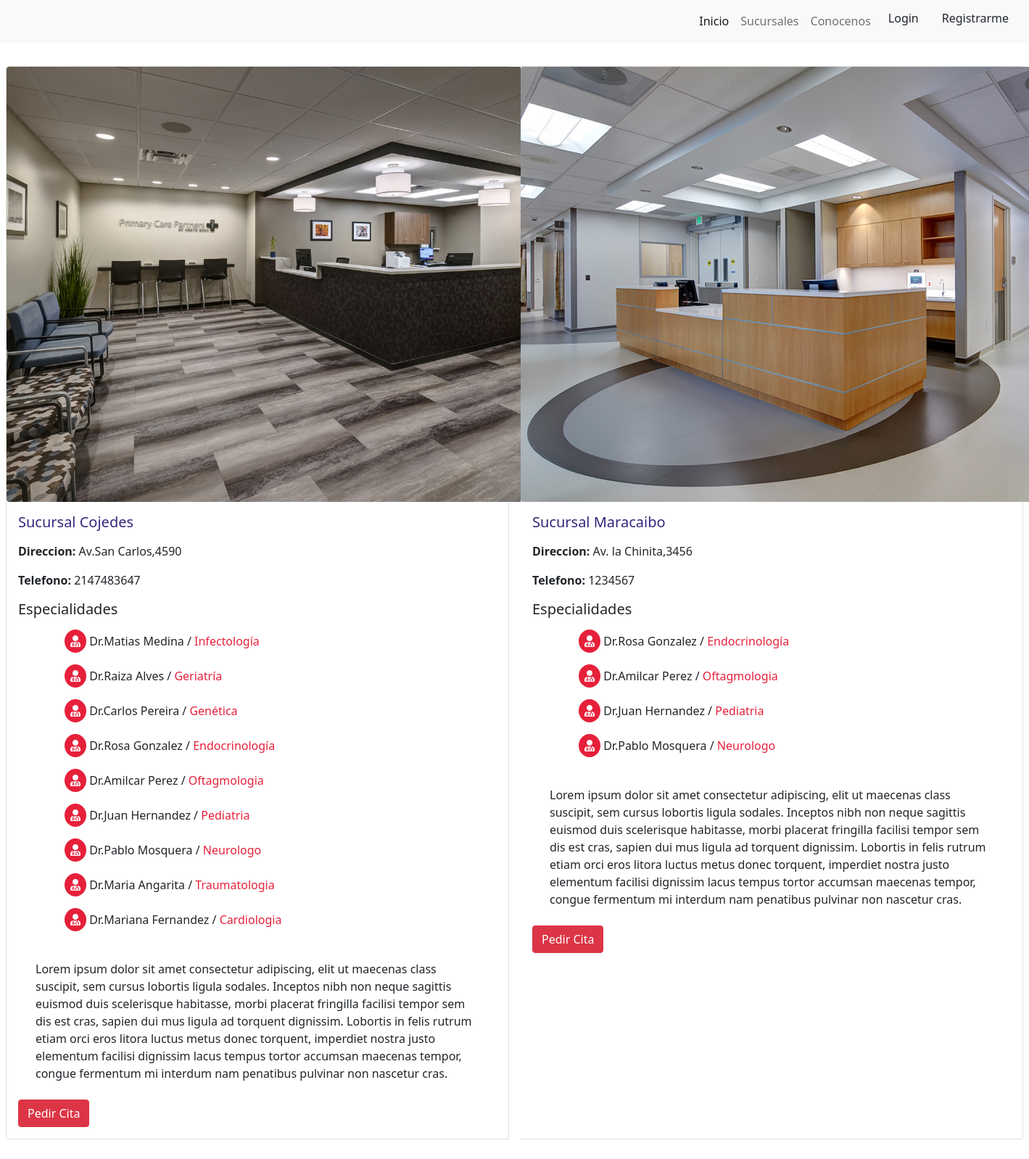
Page /doctors/detailSpecialty/36 on the committed database.
### branchOffices/models.py (models this page shows, shortened)
class BranchOffices(models.Model):
    name = models.CharField('Nombre sucursal', max_length=50)
    address = models.CharField('Direccion', max_length=200)
    phone = models.IntegerField('Telefono')
    doctors = models.ManyToManyField(Doctor)
    specialty = models.ManyToManyField(Specialty)
    image = models.ImageField('Imagen', upload_to='branchOffices', null=True, blank=True)
    description = models.TextField()
    class Meta:
        db_table = 'branchOffice'
        verbose_name = 'branchOffice'
        verbose_name_plural = 'branchOffices'

### doctors/models.py (models this page shows, shortened)
class Doctor(models.Model):
    name = models.CharField('Nombre', max_length=50)
    lastName = models.CharField('Apellido', max_length=50)
    medicalNumber = models.IntegerField('Nro. Medico')
    specialty = models.ManyToManyField(Specialty)
    image = models.ImageField('Imagen', upload_to='doctors/', null=True,blank=True)

class Specialty(models.Model):
    name = models.CharField("Especialidad", max_length=100)
    image = models.ImageField('Imagen', upload_to='specialty/',null=True,blank=True)
    icon = models.CharField(max_length=100,blank=True, null=True)
    def __str__(self):
        return self.name

### doctors/views.py (the view)
# urls.py: path('detailSpecialty/<int:id>',detailSpecialty,name='detailSpecialty'),
def detailSpecialty(request, id):
    specialtyQuery = Specialty.objects.get(id=id)
    branchOffices = BranchOffices.objects.filter(
        Q(specialty__name__icontains=specialtyQuery),
    )
    context = {
        'branchOffices': branchOffices,
    }
    return render(request, 'branchOffices/specialtyFilter.html', context)

### branchOffices/templates/branchOffices/specialtyFilter.html (shortened to what this page needs)
{% extends 'base.html' %}
{% load static %}
{% block content %}
    <link rel="stylesheet" href="{% static 'css/branchOffices.css' %}">
    <div class="card-group mb-4 mt-4">
        {% for h in branchOffices %}
            <div class="card m-2">
                <img style="width: 100vh;height: 600px;object-fit: cover;" src="{{ h.image.url }}" class="img-top rounded">
                <div class="card-body">
                    <a href="{% url 'detail' h.id %}">
                        <h5 class="card-title">{{ h.name }}</h5>
                    </a>
                    <p class="card-text"><strong>Direccion:</strong> {{ h.address }}</p>
                    <p class="card-text"><strong>Telefono:</strong> {{ h.phone }}</p>
                    <h5>Especialidades</h5>
                    <ul class="ul-descriptions">
                        {% for s in h.doctors.all %}
                            <li class="info-medic"><i class="fas fa-user-md"></i>
                                Dr.{{ s.name }} {{ s.lastName }} /
                                {% for m in s.specialty.all %}
                                    <span class="specialty-medic">{{ m.name }}</span>
                                {% endfor %}
                            </li>
                        {% endfor %}
                    </ul>
                    <div class="card-description text-justify p-4 bofic-descriptions">{{ h.description }}</div>
                    <a href="{% url 'appointment' %}" class="btn btn-danger mx-auto button-appointment">Pedir Cita</a>
                </div>
            </div>
        {% endfor %}
    </div>
{% endblock %}

### static/css/base.css (style rules this page uses)
* { padding: 0; margin: 0; box-sizing: border-box; }
:root { --firtsColor:#E6203A; --secondsColor:#33287C; --sidebarColor:#070C1B; }
a { text-decoration: none; color: var(--secondsColor); }
body { position: relative; padding-bottom: 7rem; min-height: 100vh; }

### static/css/branchOffices.css (style rules this page uses)
:root { --firtsColor:#E6203A; --w:#fff; }
.ul-descriptions { list-style-type: none; }
.fa-user-md { color: var(--w); background:var(--firtsColor); padding: .5rem; border-radius: 50%; }
.info-medic { margin-top: 1rem; list-style: none; margin-left: 2rem; }
.specialty-medic { color: var(--firtsColor); }

### rows in the picture
BranchOffices: image (picture), name "Sucursal Cojedes", address "Av.San Carlos,4590", phone "2147483647", description "Lorem ipsum dolor sit amet consectetur adipiscing, elit ut maecenas class suscipit, sem cursus lobortis ligula sodales. Inceptos nibh non neque sagittis euismod duis scelerisque habitasse, morbi placerat fringilla facilisi tempor sem dis est cras, sapien dui mus ligula ad torquent dignissim. Lobortis in felis rutrum etiam orci eros litora luctus metus donec torquent, imperdiet nostra justo elementum facilisi dignissim lacus tempus tortor accumsan maecenas tempor, congue fermentum mi interdum nam penatibus pulvinar non nascetur cras."
Doctor: name "Matias", lastName "Medina"
Specialty: name "Infectología"
Doctor: name "Raiza", lastName "Alves"
Specialty: name "Geriatría"
Doctor: name "Carlos", lastName "Pereira"
Specialty: name "Genética"
Doctor: name "Rosa", lastName "Gonzalez"
Specialty: name "Endocrinología"
Doctor: name "Amilcar", lastName "Perez"
Specialty: name "Oftagmologia"
Doctor: name "Juan", lastName "Hernandez"
Specialty: name "Pediatria"
Doctor: name "Pablo", lastName "Mosquera"
Specialty: name "Neurologo"
Doctor: name "Maria", lastName "Angarita"
Specialty: name "Traumatologia"
Doctor: name "Mariana", lastName "Fernandez"
Specialty: name "Cardiologia"
BranchOffices: image (picture), name "Sucursal Maracaibo", address "Av. la Chinita,3456", phone "1234567", description "Lorem ipsum dolor sit amet consectetur adipiscing, elit ut maecenas class suscipit, sem cursus lobortis ligula sodales. Inceptos nibh non neque sagittis euismod duis scelerisque habitasse, morbi placerat fringilla facilisi tempor sem dis est cras, sapien dui mus ligula ad torquent dignissim. Lobortis in felis rutrum etiam orci eros litora luctus metus donec torquent, imperdiet nostra justo elementum facilisi dignissim lacus tempus tortor accumsan maecenas tempor, congue fermentum mi interdum nam penatibus pulvinar non nascetur cras."
